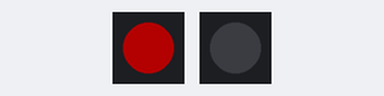
The sketch below on a simulated Arduino Mega 2560, built with avr-gcc and run on an emulated ATmega2560. On the bench: 2 × 1 RGB LEDs in strip order, left to right. Dim RGB values are drawn brighter than linear.

Above: at 0.6 s.
At 9.6 s:
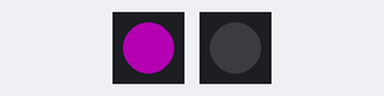
At 19.6 s:
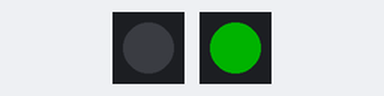
At 38.6 s:
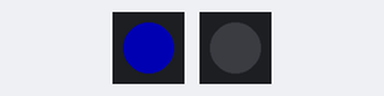
Timing chart, 0 to 40.0 s (numbered marks = the images above):
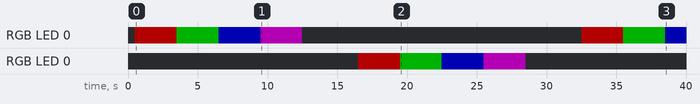

The sketch:

led_test.ino
```cpp
// led_test.ino — find which GPIO drives the board's single on-board RGB LED.
//
// WHY THIS EXISTS: the board has one addressable RGB LED that must carry all
// four states (green / red / blue / magenta), and its data GPIO is not printed
// anywhere we can read. We refuse to guess it, so we drive the two plausible
// candidates one after the other and watch which one answers.
//
// NO SERIAL IN THIS SKETCH AT ALL — not even a Serial.begin(). It has to prove
// the LED works on its own, exactly as the graded firmware must (AGENTS.md
// rule 7 and rule 11: USB is power only in the demo, the firmware never waits
// for a host).
//
// HOW TO READ IT (timing is the only channel, so it is deliberately slow):
//
//   block 1, 12 s  -> GPIO 48 :  red, green, blue, magenta, 3 s each
//   gap,     4 s   -> both pins idle (LED dark)  = "switching pins now"
//   block 2, 12 s  -> GPIO 38 :  red, green, blue, magenta, 3 s each
//   gap,     4 s   -> dark
//   ... repeats forever
//
// Whichever block lights the LED is the answer. No light at all in either block
// means the LED is on another GPIO, or it is not an addressable part: report
// that, do not pick a pin anyway.

#include <Adafruit_NeoPixel.h>

#include "../config.h"

static const uint8_t CANDIDATE_PINS[] = {48, 38};
static const uint8_t NUM_CANDIDATES =
    sizeof(CANDIDATE_PINS) / sizeof(CANDIDATE_PINS[0]);

static const unsigned long COLOUR_MS = 3000;  // each colour
static const unsigned long GAP_MS = 4000;     // dark between pins

// Colour order we want the observer to see, and the values sent for each.
static const uint32_t COLOURS[] = {0xFF0000, 0x00FF00, 0x0000FF, 0xFF00FF};
static const char *COLOUR_NAMES[] = {"red", "green", "blue", "magenta"};
static const uint8_t NUM_COLOURS = sizeof(COLOURS) / sizeof(COLOURS[0]);

static Adafruit_NeoPixel strip[2];

void setup() {
  for (uint8_t i = 0; i < NUM_CANDIDATES; ++i) {
    strip[i] = Adafruit_NeoPixel(RGB_LED_COUNT, CANDIDATE_PINS[i], NEO_GRB + NEO_KHZ800);
    strip[i].begin();
    strip[i].setBrightness(RGB_LED_BRIGHTNESS);
    strip[i].clear();
    strip[i].show();
  }
  delay(500);
}

// Drive one candidate pin through all four colours, then go dark.
static void runBlock(Adafruit_NeoPixel &led) {
  const unsigned long start = millis();
  while (millis() - start < NUM_COLOURS * COLOUR_MS) {
    const uint8_t idx = (uint8_t)((millis() - start) / COLOUR_MS);
    if (idx < NUM_COLOURS) {
      for (uint8_t p = 0; p < RGB_LED_COUNT; ++p) led.setPixelColor(p, COLOURS[idx]);
      led.show();
    }
    delay(20);
  }
  led.clear();
  led.show();
}

static void goDark(unsigned long ms) {
  for (uint8_t i = 0; i < NUM_CANDIDATES; ++i) {
    strip[i].clear();
    strip[i].show();
  }
  delay(ms);
}

void loop() {
  for (uint8_t i = 0; i < NUM_CANDIDATES; ++i) {
    runBlock(strip[i]);
    goDark(GAP_MS);
  }
}
```

Measured:
- by itself, RGB LED 0: off → RGB(60, 0, 0) at 0.50 s, → RGB(0, 60, 0) 3.0 s later, → RGB(0, 0, 60) 3.0 s later, → RGB(60, 0, 60) 3.0 s later, … (8 changes in this stretch)
- by itself, RGB LED 0: off → RGB(60, 0, 0) at 16.5 s, → RGB(0, 60, 0) 3.0 s later, → RGB(0, 0, 60) 3.0 s later, → RGB(60, 0, 60) 3.0 s later, … (5 changes in this stretch)
